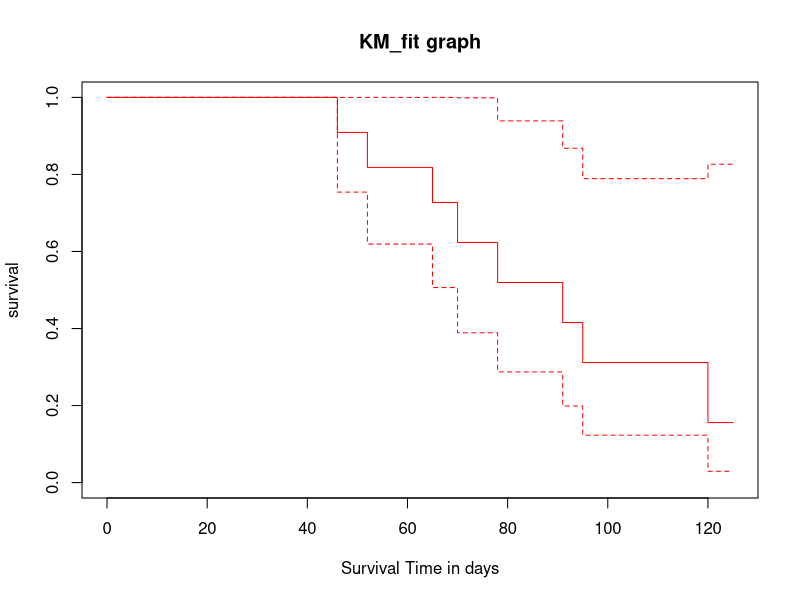
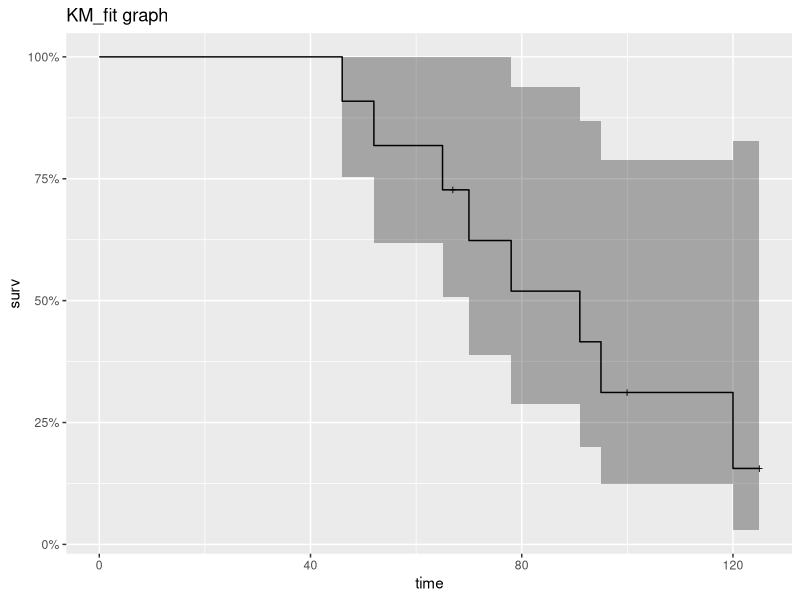
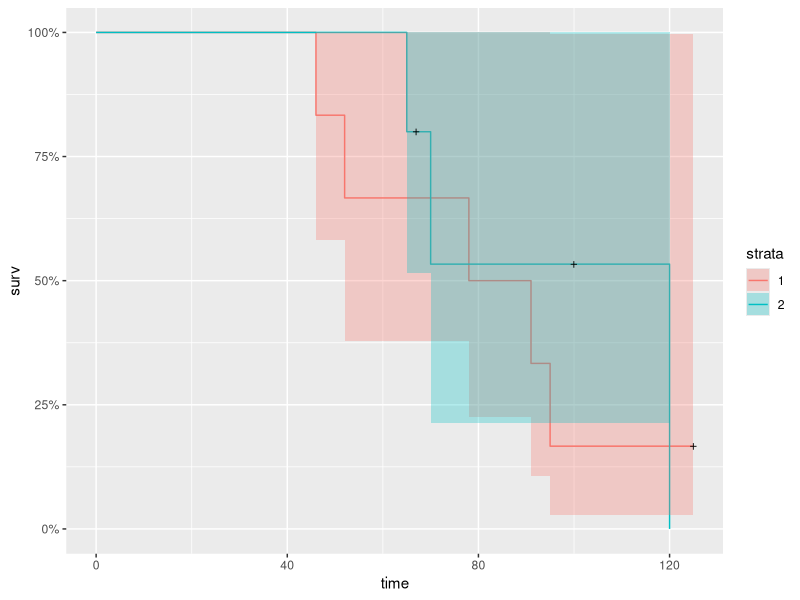
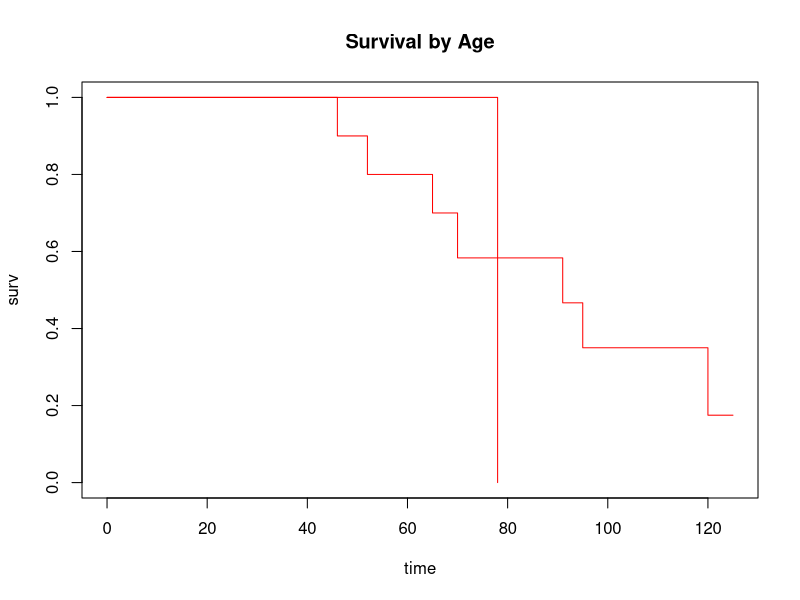
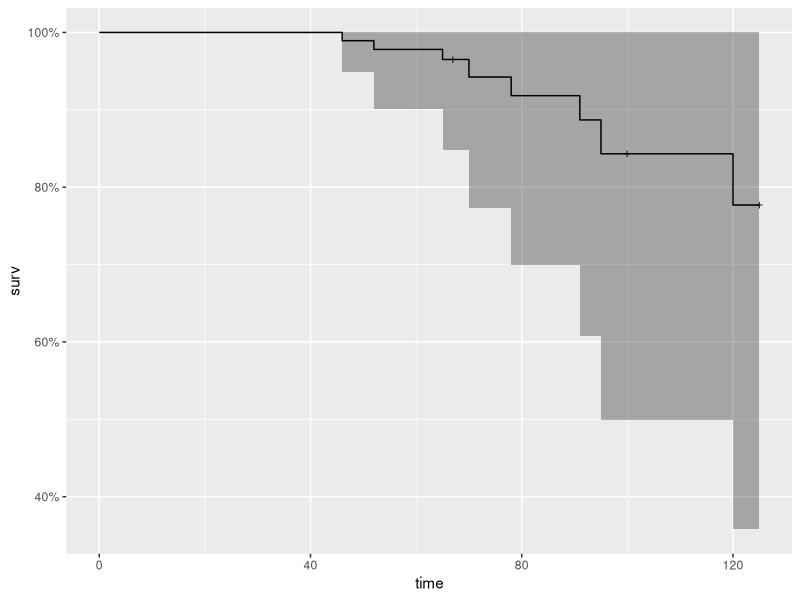
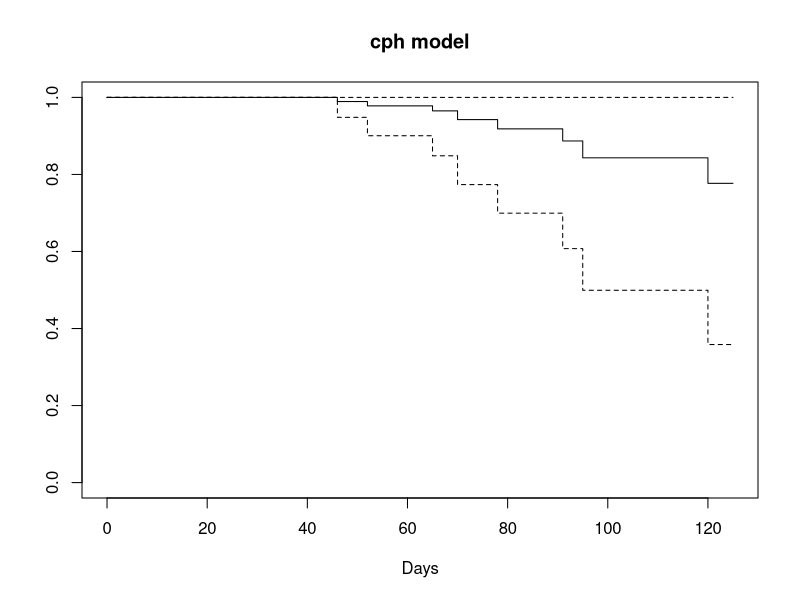
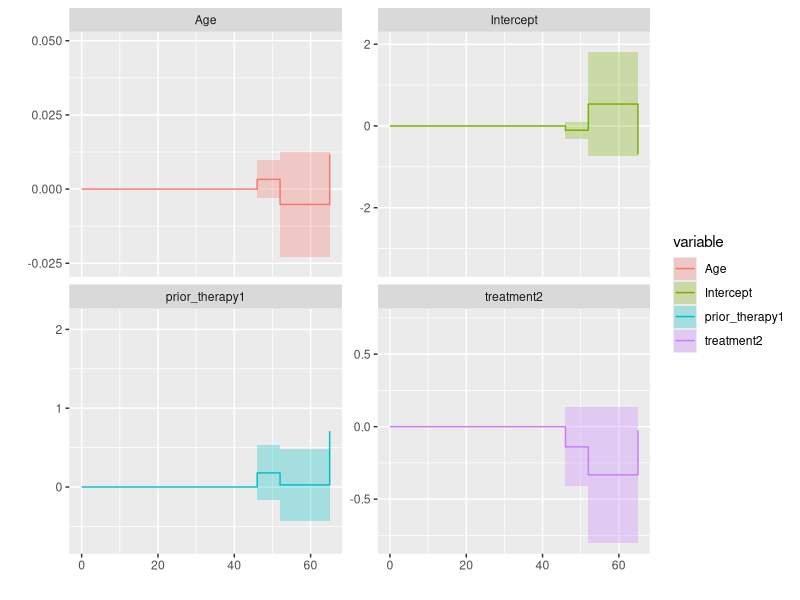
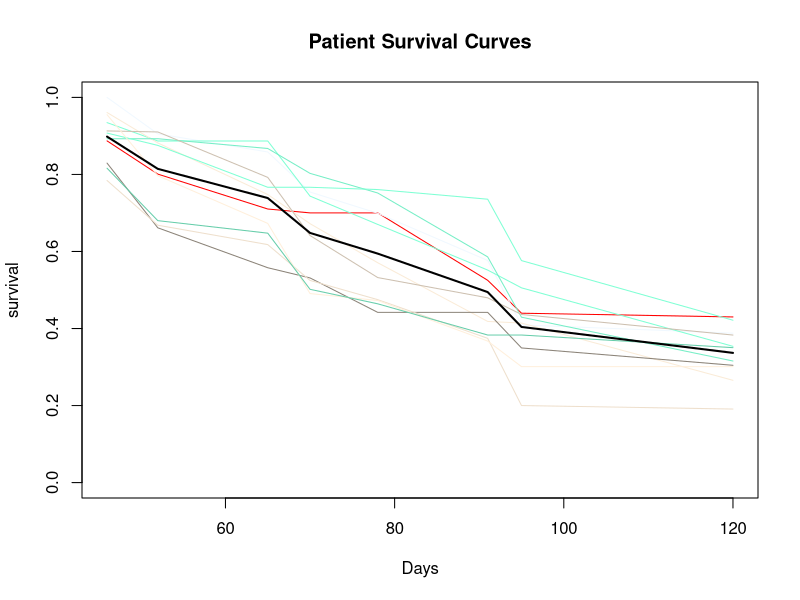

Generate these figures, in order, with R:
#packages
library(survival)
library(ranger)
library(ggplot2)
library(ggfortify)
library(tidyverse)
#=======================================================================================================================================================
#creating the data
Patient_name<-c("John","James","Linda","Arnold","keter","peter","kelvin","bryan","Esset","Devis","William")
cell_type<-c("squamous","adeno","small cell","small cell","adeno","adeno","small cell","squamous","adeno","small cell",
             "adeno")
survival_time<-c(78,46,100,120,125,67,91,65,70,52,95)
censoring_status<-c(1,1,0,1,0,0,1,1,1,1,1)
Age<-c(70,38,45,23,28,67,49,53,23,19,23)
prior_therapy<-c(0,1,0,1,1,0,1,1,1,1,1)
treatment<-c(1,1,2,2,1,2,1,2,2,1,1)
#data frame
data_survival<-data.frame(Patient_name,cell_type,survival_time,censoring_status,Age,prior_therapy,treatment)
View(data_survival)
#=======================================================================================================================================================
#Kaplan meir Analysis
#censoring_status=1 indicates whether death is observed
#a “+” after the survival time in the print out of km indicates censoring.
km<-with(data_survival,Surv(survival_time,censoring_status))
km
#To begin our analysis we use the formula surv(survival_time,censoring_status)~1
#survfit()function is used to produce the km estimates of probability of survival over time
#summary()function gives some control over which times to print
#fitting the km
km_fit<-survfit(Surv(survival_time,censoring_status)~1,data = data_survival)
km_fit
summary(km_fit)
#plotting the kmfit
plot(km_fit,xlab = "Survival Time in days",ylab = "survival",main ="KM_fit graph",col = "red")
autoplot(km_fit,main = "KM_fit graph")
#============================================================================================================================================================
#survival curve by treatment
km_treatment_fit<-survfit(Surv(survival_time,censoring_status)~treatment,data = data_survival)
km_treatment_fit
summary(km_treatment_fit)
#plot
autoplot(km_treatment_fit)
#============================================================================================================================================================
#Now lets check survival by age,create a new variable from a categorical variables that has LT70 and  GT 70
#make treatment and prior therapy into factor variables
data_survival$treatment<-as.factor(data_survival$treatment)
data_survival$prior_therapy<-as.factor(data_survival$prior_therapy)
data_survival$cell_type<-as.factor(data_survival$cell_type)
data_surv<-mutate(data_survival,AG =ifelse((Age < 70),"LT70","GT70"),
                  AG =factor(AG),treatment,prior_therapy,cell_type)
#fit
km_AG_fit<-survfit(Surv(survival_time,censoring_status)~AG,data = data_surv)
summary(km_AG_fit)
#plot
plot(km_AG_fit,col = "red",main ="Survival by Age",xlab = "time",ylab = "surv")
#=============================================================================================================================================================
#cox proportional model
cox<-coxph(Surv(survival_time,censoring_status) ~ cell_type + Age + prior_therapy + treatment,data =data_surv )
summary(cox)
#cox fit
cox_fit<-survfit(cox)
cox_fit
#plot
autoplot(cox_fit)
plot(cox_fit, main = "cph model", xlab="Days")
#=============================================================================================================================================================
aa_fit<-aareg(Surv(survival_time,censoring_status) ~ Age + prior_therapy + treatment,data =data_surv)
aa_fit
summary(aa_fit)  # provides a more complete summary of results
autoplot(aa_fit)
#==============================================================================================================================================================
# ranger model
r_fit <- ranger(Surv(survival_time, censoring_status) ~ treatment + cell_type + 
                  Age + prior_therapy,
                data = data_surv,
                mtry = 4,
                importance = "permutation",
                splitrule = "extratrees",
                verbose = TRUE)
summary(r_fit)
#=============================================================================================================================================================
# Average the survival models
death_times <- r_fit$unique.death.times 
surv_prob <- data.frame(r_fit$survival)
avg_prob <- sapply(surv_prob,mean)
# Plot the survival models for each patient
plot(r_fit$unique.death.times,r_fit$survival[1,], 
     type = "l", 
     ylim = c(0,1),
     col = "red",
     xlab = "Days",
     ylab = "survival",
     main = "Patient Survival Curves")
#=================================================================================================================================================================
cols <- colors()
for (n in sample(c(2:dim(data_surv)[1]), 10)){
  lines(r_fit$unique.death.times, r_fit$survival[n,], type = "l", col = cols[n])
}
lines(death_times, avg_prob, lwd = 2)
legend(500, 0.7, legend = c('Average = black'))
